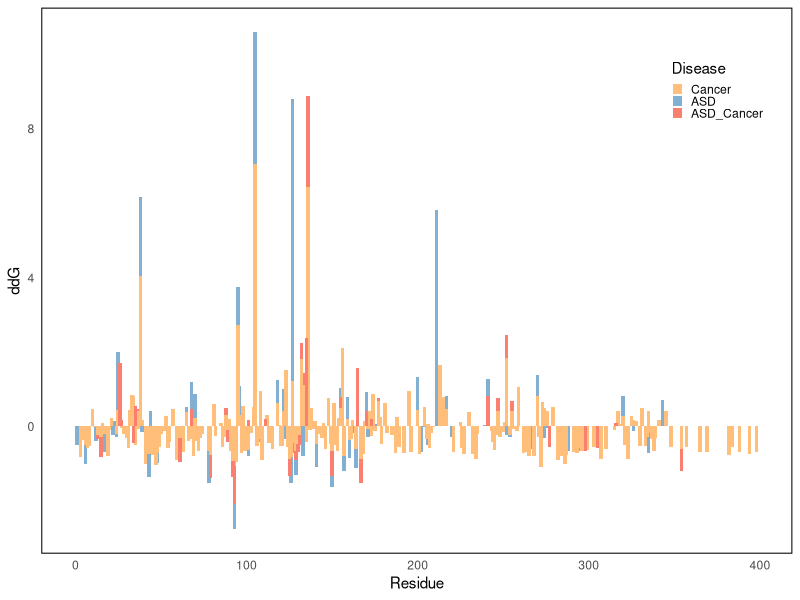
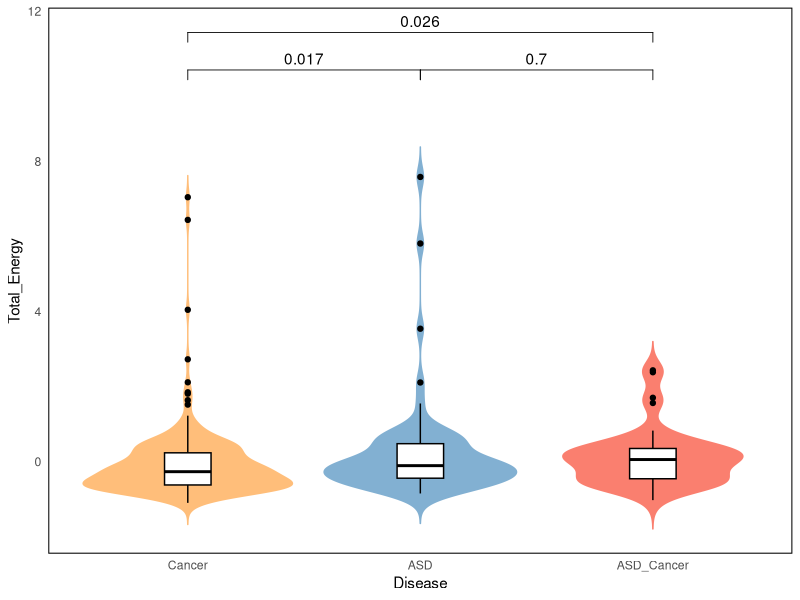

Write the R code that produced these figures, in order.
library(dplyr)
library(ggplot2)
library(cowplot)
library(ggpubr)

# read data
setwd("/Users/wangjingran/Desktop/PTEN_Mutation")
paras <- read.table("data/paras.txt", header = TRUE)
data <- paras[,c(1,2,8)]

# region
data <- data %>% group_by(residue) %>% distinct(Disease, .keep_all = TRUE)
data$ddG <- scale(data$ddG)
breaks <- c(0, 15, 184, 189, 350, 403)
Region <- cut(data$residue, breaks, 
                   labels = c("PBD", "PD", " ", "C2D", "CTT"), 
                   include.lowest = TRUE)
data$Region <- Region
start <- c(0, 16, 185, 190, 351)
end <- c(16, 185, 190, 351, 403)
for (i in 1:nrow(data)) {
  if (data$Region[i] == "PBD") {
    data$start[i] <- start[1]
    data$end[i] <- end[1]
  } else if (data$Region[i] == "PD") {
    data$start[i] <- start[2]
    data$end[i]<-  end[2]
  }else if (data$Region[i] == " ") {
    data$start[i] <- start[3]
    data$end[i]<-  end[3]
  } else if (data$Region[i] == "C2D") {
    data$start[i] <- start[4]
    data$end[i] <- end[4]
  } else if (data$Region[i] == "CTT") {
    data$start[i] <- start[5]
    data$end[i] <- end[5]
  }
}

# ddG histogram plot
p_tt <- ggplot(data,aes(x=residue,y=ddG,fill=Disease)) + 
geom_bar(stat = 'identity',width = 2) +
xlab("Residue")+ylab("ddG") +
theme_cowplot()+ 
theme(axis.line = element_blank(),panel.border = element_rect(linetype = 'solid', colour = 'black',fill = NA,size = 1),legend.position="none") + 
scale_fill_manual(values=c( "#FFBE7A","#82B0D2", "#FA7F6F"),limits = c("Cancer", "ASD",  'ASD_Cancer')) + theme_minimal() +
  theme(panel.border = element_rect(linetype = 'solid', colour = 'black',fill = NA,size = 0.7),
        panel.grid.major = element_blank(),
        panel.grid.minor = element_blank())+
  theme(legend.position = c(0.9,0.85),panel.grid = element_blank(),legend.key.width  = unit(0.3, "cm"),legend.key.height = unit(0.3,"cm"))
ggsave(p_tt, file="figure/ddG.pdf", width = 9, height = 4)

# ddG violin plot
p_ttv <- ggplot(data, aes(x=factor(Disease, levels=c("Cancer","ASD","ASD_Cancer")), y=ddG, fill=Disease, color = Disease)) +
  geom_violin(trim=FALSE) +
  geom_boxplot(width=0.2, fill="white", color="black") +
  scale_fill_manual(values=c("#FFBE7A","#82B0D2", "#FA7F6F"),limits=c("Cancer","ASD","ASD_Cancer")) +
  scale_color_manual(values=c("#FFBE7A","#82B0D2", "#FA7F6F"),limits=c("Cancer","ASD","ASD_Cancer")) +
  labs(x="Disease", y="Total_Energy", fill="Disease") +
  theme_minimal()
my_comparisons <- list(c("Cancer","ASD"), c("Cancer","ASD_Cancer"), c("ASD","ASD_Cancer"))
#p_ttv <- p_ttv + scale_y_continuous(limits = c(4,12.75))
p_ttv <- p_ttv + theme(legend.position = "none",panel.grid = element_blank())
p_ttv <- p_ttv + stat_compare_means(comparisons = my_comparisons,
                       label.y = c(10,11,10),
                       method = "wilcox.test")
p_ttv <- p_ttv  + theme(panel.border = element_rect(linetype = 'solid', colour = 'black',fill = NA,size = 0.7),
                 panel.grid.major = element_blank(),
                 panel.grid.minor = element_blank())
ggsave(p_ttv, file="figure/ddGV.pdf", width = 4, height = 4)
